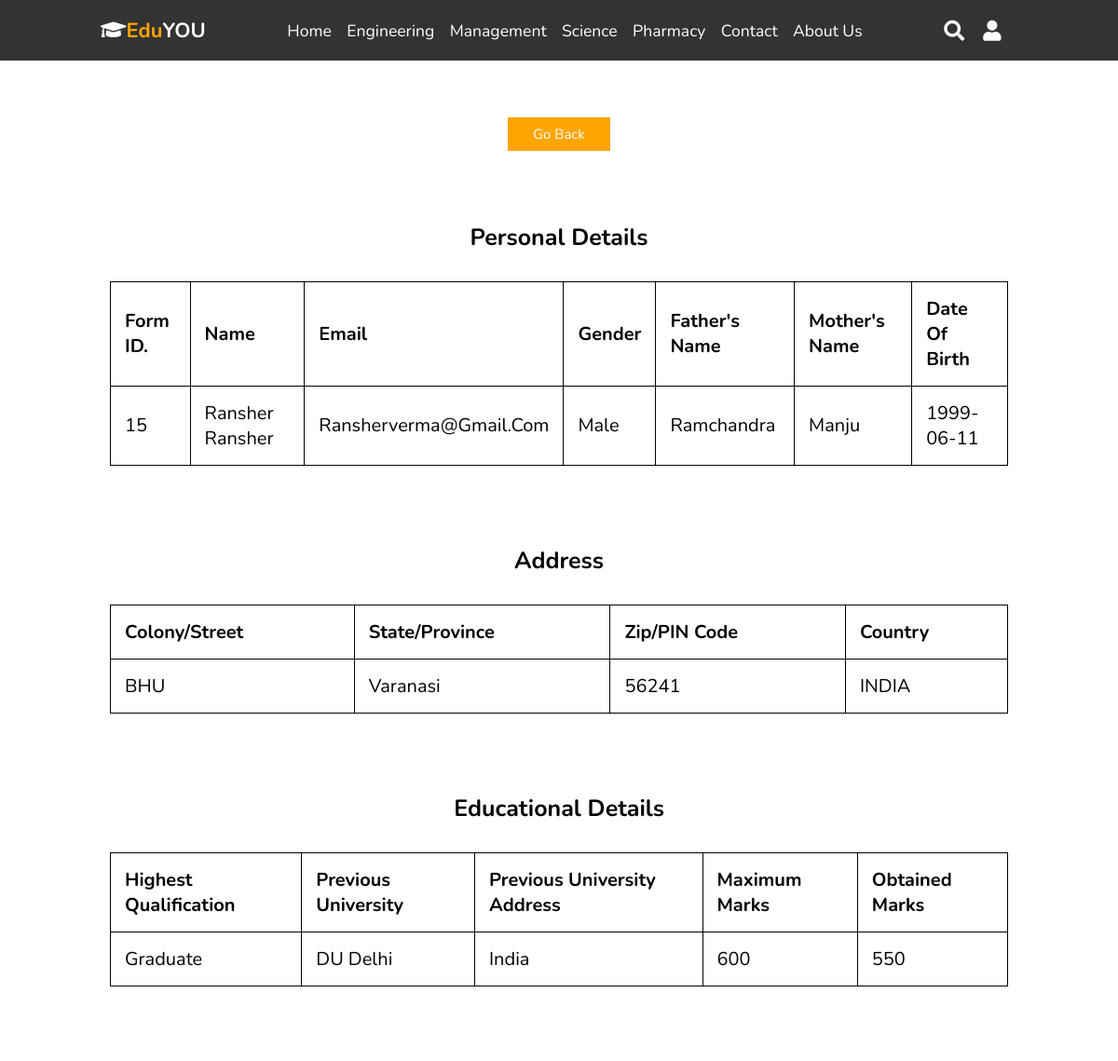
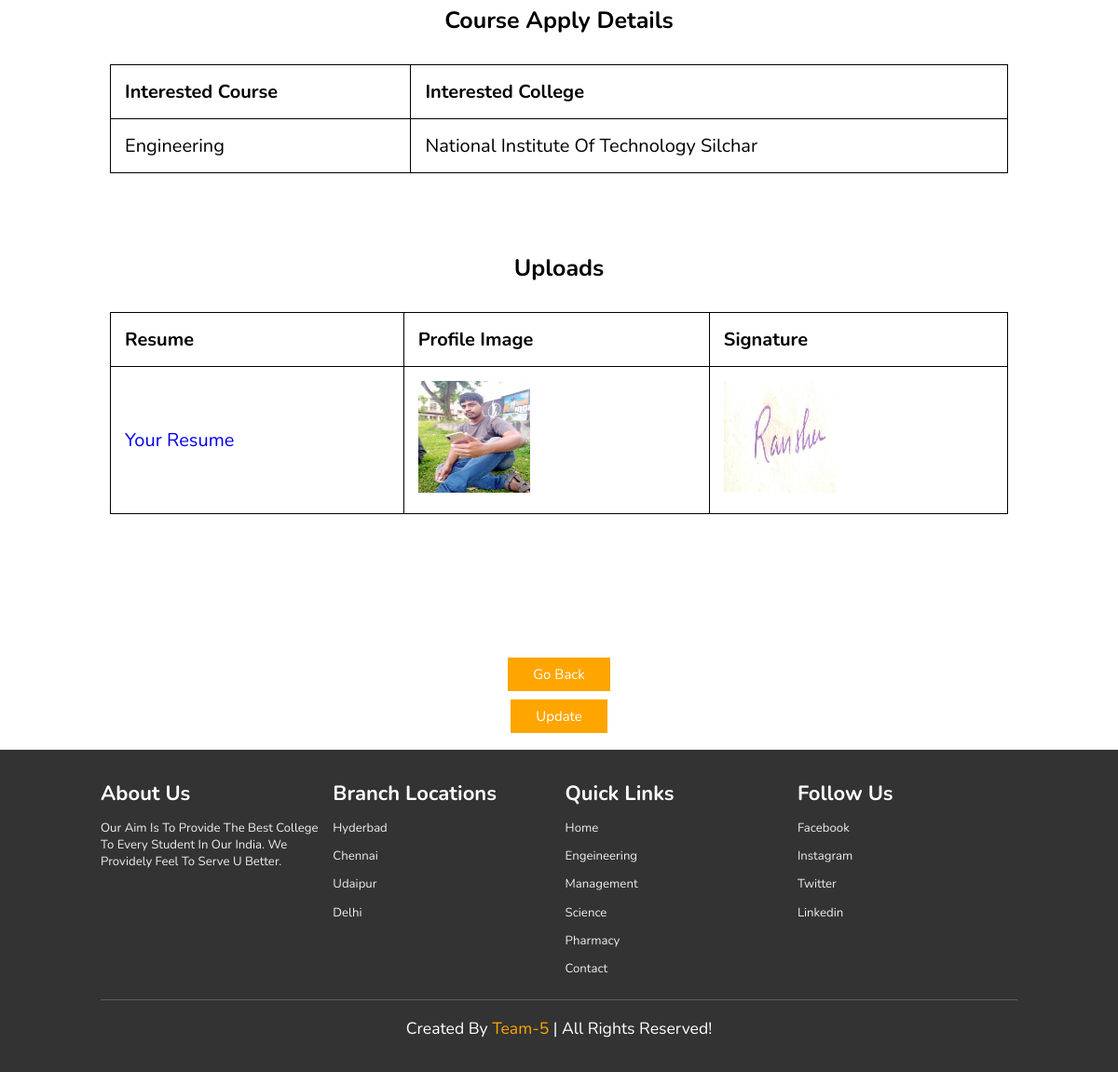
Screenshot of /viewdetail.php?id=15 (signed in) with the database file from the repository (2 pictures, top to bottom).
### tables this page shows
CREATE TABLE `apply` (
  `id` int(10) NOT NULL,
  `fname` varchar(30) NOT NULL,
  `lname` varchar(30) NOT NULL,
  `email` varchar(255) NOT NULL,
  `gender` varchar(10) NOT NULL,
  `father` varchar(40) NOT NULL,
  `mother` varchar(40) NOT NULL,
  `dob` varchar(255) NOT NULL,
  `hq` varchar(255) NOT NULL,
  `course` varchar(255) NOT NULL,
  `college` varchar(255) NOT NULL,
  `fadd` varchar(255) NOT NULL,
  `state` varchar(30) NOT NULL,
  `zip` varchar(255) NOT NULL,
  `country` varchar(255) NOT NULL,
  `uni` varchar(255) NOT NULL,
  `uniadd` varchar(255) NOT NULL,
  `maxmark` int(10) NOT NULL,
  `minmark` int(10) NOT NULL,
  `resfile` varchar(255) NOT NULL,
  `imgfile` varchar(255) NOT NULL,
  `sigfile` varchar(255) NOT NULL,
  `registerdate` datetime NOT NULL
);

### viewdetail.php (the view, shortened to what this page needs)
<?php
include("connection.php");
?>
<!DOCTYPE html>
<html lang="en">
<head>
    <link rel="stylesheet" href="https://unpkg.com/swiper/swiper-bundle.min.css" />
    <link rel="stylesheet" href="https://cdnjs.cloudflare.com/ajax/libs/font-awesome/5.15.3/css/all.min.css">
    <link rel="stylesheet" href="css/style.css">
</head>
<body>
    <header>
        <a href="index.php" class="logo"><i class="fa fa-graduation-cap"></i><span>Edu</span>You</a>
        <nav class="navbar">
            <a href="index.php">Home</a>
            <a href="engineering.php">Engineering</a>
            <a href="management.php">Management</a>
            <a href="science.php">Science</a>
            <a href="pharmacy.php">Pharmacy</a>
            <a href="contact.php">contact</a>
            <a href="about.php">About us</a>
        </nav>
        <div class="icons">
            <i class="fas fa-search" id="search-btn"></i>
            <a href="login.php"><i class="fas fa-user" id="login-btn"></i></a>
        </div>
        <form action="" class="search-bar-container">
            <input type="search" id="search-bar" placeholder="search here...">
            <label for="search-bar" class="fas fa-search"></label>
        </form>
    </header>
    <section style="margin-top: 100px;" class="wrapper" id="Services">
        <div class="service">
            <div class="container">
                <div class="section-header text-center">
                    <div class="row">
                        <div class="col-sm-offset-2 col-sm-8" style=" font:20px bold; text-align: center;">
                            <div>
                                <a href="index2.php"><button class="btn">Go Back</button></a>
                            </div>
                        </div>
                    </div>
                </div>
            </div>
        </div>
    </section>
    <section class="wrapper" id="Services">
        <div style="margin: 10px;" class="container text-center m-b-100">
            <h1 style="font-size: 25px; text-align:center; padding:30px;">Personal Details </h1>
            <div class="center-div">
                <div style="font-size: 20px;" class="table-responsive">
                    <table class="table ">
                        <thead>
                            <tr>
                            <th>Form ID.</th>
                                <th>Name</th>
                                <th>Email</th>
                                <th>Gender</th>
                                <th>Father's Name</th>
                                <th>Mother's Name</th>
                                <th>Date of Birth</th>
                            </tr>
                        </thead>
                        <?php
                        $id = $_GET['id'];
                        $q = "SELECT * FROM `apply` where id = '$id' ";
                        $dq = mysqli_query($con, $q);
                        while ($result = mysqli_fetch_array($dq)) {
                        ?>
                            <tbody>
                                <tr>
                                <td><?php echo $result['id']; ?></td>
                                    <td><?php echo $result['fname']; ?> <?php echo $result['lname']; ?></td>
                                    <td><?php echo $result['email']; ?></td>
                                    <td><?php echo $result['gender']; ?></td>
                                    <td><?php echo $result['father']; ?></td>
                                    <td><?php echo $result['mother']; ?></td>
                                    <td><?php echo $result['dob']; ?></td>
                                </tr>
                            </tbody>
                        <?php }  ?>
                    </table>
                </div>
            </div>
        </div>
    </section>
    <section class="wrapper" id="Services">
        <div style="margin: 10px;" class="container text-center m-b-100">
            <h1 style="font-size: 25px; text-align:center; padding:30px;">Address </h1>
            <div class="center-div">
                <div style="font-size: 20px;" class="table-responsive">
                    <table class="table ">
                        <thead>
                            <tr>
                                <th>colony/street</th>
                                <th>State/Province</th>
                                <th>Zip/PIN Code</th>
                                <th>Country</th>
                            </tr>
                        </thead>
                        <?php
                        $id = $_GET['id'];
                        $q = "SELECT * FROM `apply` where id = '$id' ";
                        $dq = mysqli_query($con, $q);
                        while ($result = mysqli_fetch_array($dq)) {
                        ?>
                            <tbody>
                                <tr>
                                    <td><?php echo $result['fadd']; ?></td>
                                    <td><?php echo $result['state']; ?></td>
                                    <td><?php echo $result['zip']; ?></td>
                                    <td><?php echo $result['country']; ?></td>
                                </tr>
                            </tbody>
                        <?php }  ?>
                    </table>
                </div>
            </div>
        </div>
    </section>
<section class="wrapper" id="Services">
        <div style="margin: 10px;" class="container text-center m-b-100">
            <h1 style="font-size: 25px; text-align:center; padding:30px;">Educational Details </h1>
            <div class="center-div">
                <div style="font-size: 20px;" class="table-responsive">
                    <table class="table ">
                        <thead>
                            <tr>
                                <th>Highest Qualification</th>
                                <th>Previous University</th>
                                <th>Previous University Address</th>
                                <th>Maximum Marks</th>
                                <th>Obtained Marks</th>
                            </tr>
                        </thead>
                        <?php
                        $id = $_GET['id'];
                        $q = "SELECT * FROM `apply` where id = '$id' ";
                        $dq = mysqli_query($con, $q);
                        while ($result = mysqli_fetch_array($dq)) {
                        ?>
                            <tbody>
                                <tr>
                                    <td><?php echo $result['hq']; ?></td>
                                    <td><?php echo $result['uni']; ?></td>
                                    <td><?php echo $result['uniadd']; ?></td>
                                    <td><?php echo $result['maxmark']; ?></td>
                                    <td><?php echo $result['minmark']; ?></td>
                                </tr>
                            </tbody>
                        <?php }  ?>
                    </table>
                </div>
            </div>
        </div>
    </section>
<section class="wrapper" id="Services">
        <div style="margin: 10px;" class="container text-center m-b-100">
            <h1 style="font-size: 25px; text-align:center; padding:30px;">Course apply Details </h1>
            <div class="center-div">
                <div style="font-size: 20px;" class="table-responsive">
                    <table class="table ">
                        <thead>
                            <tr>
                                <th>Interested Course</th>
                                <th>Interested College</th>
                            </tr>
                        </thead>
                        <?php
                        $q = "SELECT * FROM `apply` where id = '$id' ";
                        $dq = mysqli_query($con, $q);
                        while ($result = mysqli_fetch_array($dq)) {
                        ?>
                            <tbody>
                                <tr>
                                    <td><?php echo $result['course']; ?></td>
                                    <td><?php echo $result['college']; ?></td>
                                </tr>
                            </tbody>
                        <?php }  ?>
                    </table>
                </div>
            </div>
        </div>
    </section>
<section class="wrapper" id="Services">
        <div style="margin: 10px;" class="container text-center m-b-100">
            <h1 style="font-size: 25px; text-align:center; padding:30px;">Uploads</h1>
            <div class="center-div">
                <div style="font-size: 20px;" class="table-responsive">
                    <table class="table ">
                        <thead>
                            <tr>
                                <th>Resume</th>
                                <th>Profile Image</th>
                                <th>Signature</th>
                            </tr>
                        </thead>
                        <?php
                        $q = "SELECT * FROM `apply` where id = '$id' ";
                        $dq = mysqli_query($con, $q);
                        while ($result = mysqli_fetch_array($dq)) {
                        ?>
                            <tbody>
                                <tr>
                                <td> <a href="<?php echo $result['resfile']; ?>" target="<?php echo $result['resfile']; ?>">Your resume</a></td>
                                <td> <img style=" width: 120px; height: 120px;" class="img rounded-circle " id="profileimage" src="<?php echo $result['imgfile']; ?>" alt=""></td>
                                <td> <img style=" width: 120px; height: 120px;" class="img rounded-circle " id="sigimage" src="<?php echo $result['sigfile']; ?>" alt=""></td>
                                </tr>
                            </tbody>
                        <?php }  ?>
                    </table>
                </div>
            </div>
        </div>
    </section>
   <section style="margin-top: 100px;" class="wrapper" id="Services">
        <div class="service">
            <div class="container">
                <div class="section-header text-center">
                    <div class="row">
                        <div class="col-sm-offset-2 col-sm-8" style=" font:20px bold; text-align: center;">
                            <div>
                                <a href="index2.php"><button class="btn">Go Back</button></a>
                            </div>
                        </div>
                    </div>
                    <div class="row">
                        <div class="col-sm-offset-2 col-sm-8" style=" font:20px bold; text-align: center;">
                            <div>
                                <a href="update.php?id=<?php echo $id; ?>"><button class="btn">Update</button></a>
                            </div>
                        </div>
                    </div>
                </div>
            </div>
        </div>
    </section>
    <section class="footer">
        <div class="box-container">
            <div class="box">
                <h3>about us</h3>
                <p>Our Aim is to provide the best college to every student in our india. we providely feel to serve u better. </p>
            </div>
            <div class="box">
                <h3>branch locations</h3>
                <a href="#">Hyderbad</a>
                <a href="#">chennai</a>
                <a href="#">udaipur</a>
                <a href="#">Delhi</a>
            </div>
            <div class="box">
                <h3>quick links</h3>
                <a href="index.php">home</a>
                <a href="Engineering.php">Engeineering</a>
                <a href="Management.php">Management</a>
                <a href="Science.html">Science</a>
                <a href="Pharmacy.php">Pharmacy</a>
                <a href="contact.php">contact</a>
            </div>
            <div class="box">
                <h3>follow us</h3>
                <a href="https://www.facebook.com/">facebook</a>
                <a href="https://www.instagram.com/">instagram</a>
                <a href="https://www.twitter.com/">twitter</a>
                <a href="https://www.linkedin.com/">linkedin</a>
            </div>
        </div>
        <h1 class="credit"> created by <span> Team-5 </span> | all rights reserved! </h1>
    </section>
</body>
</html>

### css/style.css (style rules this page uses)
:root { --orange:#ffa500; }
* { font-family: 'Nunito', sans-serif; margin:0; padding:0; box-sizing: border-box; text-transform: capitalize; outline: none; border:none; text-decoration: none; transition: all .2s linear; }
html { font-size: 62.5%; overflow-x: hidden; scroll-padding-top: 6rem; scroll-behavior: smooth; }
section { padding:2rem 9%; }
.btn { display: inline-block; margin-top: 1rem; background:var(--orange); color:#fff; padding:.8rem 3rem; border:.2rem solid var(--orange); cursor: pointer; font-size: 1.7rem; }
header { position: fixed; top:0; left: 0; right:0; background:#333; z-index: 1000; display: flex; align-items: center; justify-content: space-between; padding:2rem 9%; }
header .logo { font-size: 2.5rem; font-weight: bolder; color:#fff; text-transform: uppercase; }
header .logo span { color:var(--orange); }
header .navbar a { color:#fff; font-size: 2rem; margin:0 .8rem; }
header .icons i { font-size: 2.5rem; color:#fff; cursor: pointer; margin-right: 2rem; }
header .search-bar-container { position: absolute; top:100%; left: 0; right:0; padding:1.5rem 2rem; background:#333; border-top: .1rem solid rgba(255,255,255,.2); display: flex; align-items: center; z-index: 1001; clip-path: polygon(0 0, 100% 0, 100% 0, 0 0); }
header .search-bar-container #search-bar { width:100%; padding:1rem; text-transform: none; color:#333; font-size: 1.7rem; border-radius: .5rem; }
header .search-bar-container label { color:#fff; cursor: pointer; font-size: 3rem; margin-left: 1.5rem; }
.footer { background:#333; }
.footer .box-container { display: flex; flex-wrap: wrap; gap:1.5rem; }
.footer .box-container .box { padding:1rem 0; flex:1 1 25rem; }
.footer .box-container .box h3 { font-size: 2.5rem; padding:.7rem 0; color:#fff; }
.footer .box-container .box p { font-size: 1.5rem; padding:.7rem 0; color:#eee; }
.footer .box-container .box a { display: block; font-size: 1.5rem; padding:.7rem 0; color:#eee; }
.footer .credit { text-align: center; padding:2rem 1rem; margin-top: 1rem; font-size: 2rem; font-weight: normal; color:#fff; border-top: .1rem solid rgba(255,255,255,.2); }
.footer .credit span { color:var(--orange); }
@media (max-width:1200px) { html { font-size: 55%; } }

### viewdetail.php (style rules this page uses)
table { width: 100%; }
table, th, td { border: 1px solid black; border-collapse: collapse; }
th, td { padding: 15px; text-align: left; }

### rows the page displays
apply: id "15", fname "Ransher", lname "Ransher", email "Ransherverma@gmail.com", gender "Male", father "Ramchandra", mother "Manju", dob "1999-06-11", fadd "BHU", state "Varanasi", zip "56241", country "INDIA", hq "Graduate", uni "DU Delhi", uniadd "India", maxmark "600", minmark "550", course "Engineering", college "National Institute Of Technology Silchar", imgfile (picture), sigfile (picture)
